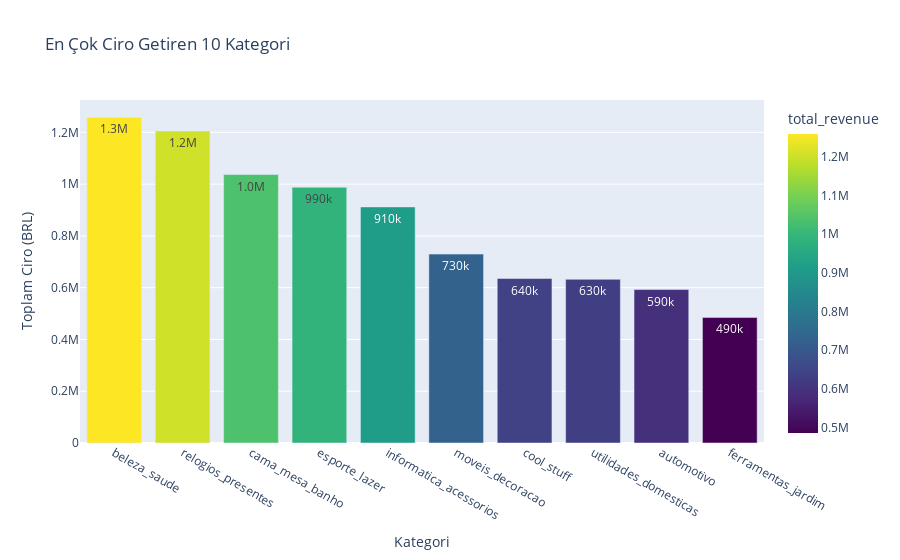

The code cell stored with this chart in its notebook:
### Code cell
# 4.1 En Çok Ciro Getiren Kategoriler (Revenue)
# Satış adedi kadar, getirdiği ciro da önemlidir.

top_revenue = (
    master_df.group_by("product_category_name")
    .agg(pl.col("price").sum().alias("total_revenue"))
    .sort("total_revenue", descending=True)
    .head(10)
    .to_pandas()
)

fig = px.bar(top_revenue, x='product_category_name', y='total_revenue',
             title='En Çok Ciro Getiren 10 Kategori',
             text_auto='.2s', color='total_revenue', color_continuous_scale='Viridis')

fig.update_layout(xaxis_title="Kategori", yaxis_title="Toplam Ciro (BRL)")
fig.show()

### Figure 1 — Plotly figure (JSON) as saved in the notebook; plotly's stock layout.template omitted (floating-point values rounded to 4 significant figures)
{"data": [{"hovertemplate": "product_category_name=%{x}<br>total_revenue=%{marker.color}<extra></extra>", "legendgroup": "", "marker": {"color": [1259000.0, 1205000.0, 1037000.0, 988000.0, 912000.0, 729800.0, 635300.0, 632200.0, 592700.0, 485300.0], "coloraxis": "coloraxis", "pattern": {"shape": ""}}, "name": "", "orientation": "v", "showlegend": false, "textposition": "auto", "texttemplate": "%{y:.2s}", "type": "bar", "x": ["beleza_saude", "relogios_presentes", "cama_mesa_banho", "esporte_lazer", "informatica_acessorios", "moveis_decoracao", "cool_stuff", "utilidades_domesticas", "automotivo", "ferramentas_jardim"], "xaxis": "x", "y": [1259000.0, 1205000.0, 1037000.0, 988000.0, 912000.0, 729800.0, 635300.0, 632200.0, 592700.0, 485300.0], "yaxis": "y"}], "layout": {"barmode": "relative", "coloraxis": {"colorbar": {"title": {"text": "total_revenue"}}, "colorscale": [[0.0, "#440154"], [0.1111, "#482878"], [0.2222, "#3e4989"], [0.3333, "#31688e"], [0.4444, "#26828e"], [0.5556, "#1f9e89"], [0.6667, "#35b779"], [0.7778, "#6ece58"], [0.8889, "#b5de2b"], [1.0, "#fde725"]]}, "legend": {"tracegroupgap": 0}, "title": {"text": "En Çok Ciro Getiren 10 Kategori"}, "xaxis": {"anchor": "y", "domain": [0.0, 1.0], "title": {"text": "Kategori"}}, "yaxis": {"anchor": "x", "domain": [0.0, 1.0], "title": {"text": "Toplam Ciro (BRL)"}}}}
